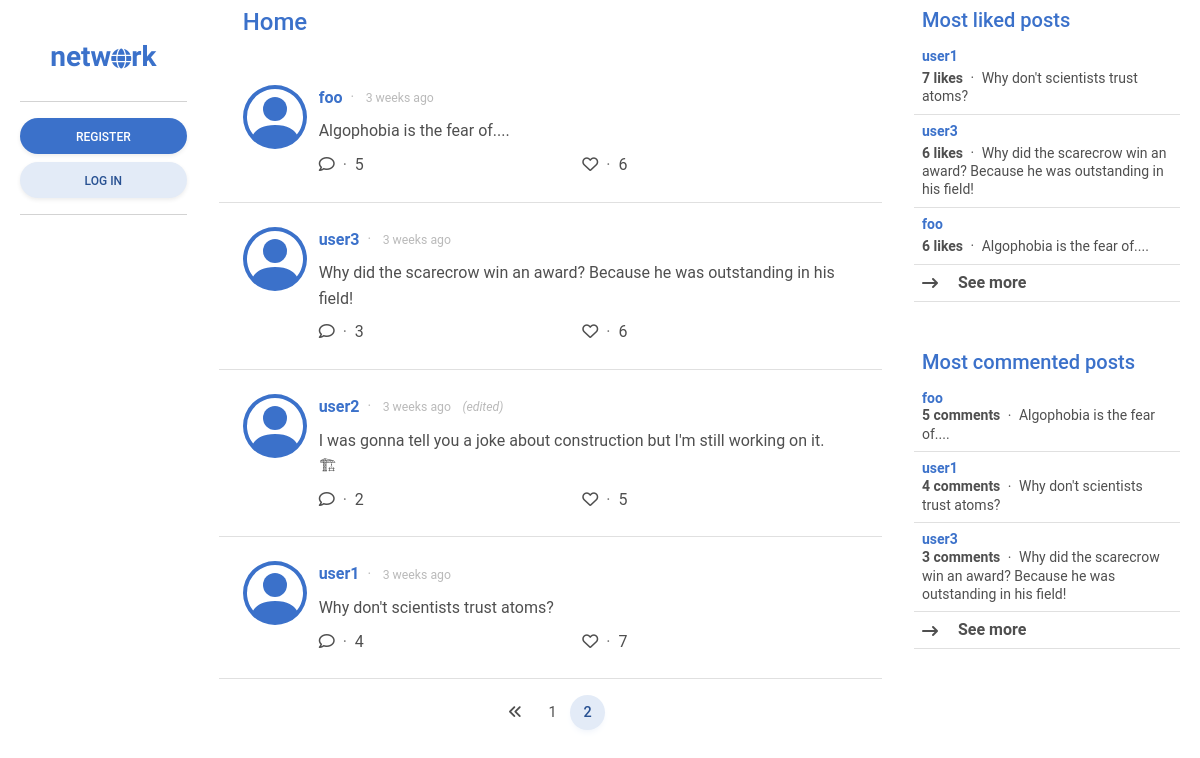
Screenshot of /?page=2 with the database file from the repository.
### network/models.py (models this page shows, shortened)
class Post(models.Model):
    content = models.CharField(max_length=255)
    poster = models.ForeignKey(User, on_delete=models.CASCADE, related_name="posts")
    likers = models.ManyToManyField(User, blank=True, related_name="likes")
    date_posted = models.DateTimeField(auto_now_add=True)
    edited = models.BooleanField(default=False)
    def most_liked_posts():
        posts = Post.objects.annotate(likes_count=Count('likers'))
        return posts.order_by('-likes_count')
    def most_commented_posts():
        posts = Post.objects.annotate(comment_count=Count('comments'))
        return posts.order_by('-comment_count')
    class Meta:
        ordering = ["-date_posted"]

class User(AbstractUser):
    pass
    date_joined = models.DateTimeField(auto_now_add=True)
    following = models.ManyToManyField("self", blank=True, related_name="followers", symmetrical=False)
    def most_followed_users():
        users = User.objects.annotate(follower_count=Count('followers'))
        return users.order_by('-follower_count')

### network/views.py (the view)
# urls.py: path("", views.index, name="index"),
def index(request):
    most_followed_users = User.most_followed_users()
    most_liked_posts = Post.most_liked_posts()
    most_commented_posts = Post.most_commented_posts()
    posts = Post.objects.all()
    p = Paginator(posts, 10)
    page_number = request.GET.get("page")
    page_posts = p.get_page(page_number)
    return render(request, "network/index.html", {
        "most_followed_users": most_followed_users,
        "most_liked_posts": most_liked_posts,
        "most_commented_posts": most_commented_posts,
        "posts": page_posts,
    })

### network/templates/network/index.html
{% extends "network/layout.html" %}
{% block sidebar_left %}
    {% include "network/sidebar_left.html" %}
{% endblock %}
{% block main %}
    {% url 'index' as index %}
    {% url 'following' as following %}
    {% url 'likes' as likes %}
    {% if request.path == index %}
    {% include "network/posts.html" with posts=posts headline="Home" %}
    {% elif request.path == following %}
    {% include "network/posts.html" with posts=posts headline="Following" %}
    {% elif request.path == likes %}
    {% include "network/posts.html" with posts=posts headline="Likes" %}
    {% elif request.path == login %}
    {% include "network/login.html" %}
    {% elif request.path == register %}
    {% include "network/register.html" %}
    {% endif %}
    {% include "network/pagination.html" with posts=posts %}
{% endblock %}
{% block sidebar_right %}
    {% include "network/sidebar_right.html" %}
{% endblock %}

### network/templates/network/posts.html (shortened to what this page needs)
{% load humanize %}
{% if headline %}
<div class="h4 mb-0 pb-4 px-4 pt-2 sticky-top transparan text-primary">
    {{ headline }}
</div>
{% endif %}
{% if not posts %}
<div class="container p-0">
    <h5 class="text-center p-3">
        No posts yet.
    </h5>
</div>
{% else %}
{% for post in posts %}
<div class="container border-bottom post" id="post_id_{{ post.id }}">
    <div class="row p-4">
        <div class="col-auto p-0">
            <a href="{% url 'profile' user=post.poster.username %}">
            </a>
        </div>
        <div class="col align-self-center">
            <a class="row" href="{% url 'post' id=post.id %}">
                <div class="d-flex justify-content-start">
                    <div class="text-primary fw-bold text-decoration-none align-middle">
                        {{ post.poster.username }}
                    </div>
                    <div class="small text-muted opacity-50 align-self-center">
                        <span class="mx-2 align-self-center">&#183;</span>
                        <span class="small align-self-center">{{ post.date_posted|naturaltime }}</span>
                        <span class="ms-2 small align-self-center fst-italic" id="editedStatus_{{ post.id }}">
                            {% if post.edited %}
                            (edited)
                            {% endif %}
                        </span>
                    </div>
                </div>
                <div class="my-2 text-body" id="og_{{post.id}}">{{ post.content }}</div>
            </a>
            <div class="row">
                <div class="row">
                    <div class="col">
                        <div role="button" data-mdb-toggle="modal" data-mdb-target="#comment_list_modal_{{ post.id }}">
                            <i class="fa-regular fa-comment"></i>
                            <span class="mx-1 text-muted">&#183;</span>
                            {% if post.comments.count %}
                            {{ post.comments.count }}
                            {% else %}
                            0
                            {% endif %}
                        </div>
                    </div>
                    <div class="col">
                        <span id="likes_button_{{ post.id }}" role="button" onclick="likePost({{ post.id }})">
                            <i
                            {% if user.is_authenticated %}
                                {% if user in post.likers.all %}
                                class="fa-solid fa-heart text-danger"
                                {% endif %}
                                class="fa-regular fa-heart"
                            {% else %}
                            class="fa-regular fa-heart" role="button" data-mdb-toggle="modal" data-mdb-target="#like_post_{{ post.id }}"
                            {% endif %}>
                            </i>
                        </span>
                        <span class="mx-1 text-muted">&#183;</span>
                        <span role="button" data-mdb-toggle="modal" data-mdb-target="#likers_list_modal_{{ post.id }}" id="likes_number_{{ post.id }}">
                            {% if post.likers.count %}
                            {{ post.likers.count }}
                            {% else %}
                            0
                            {% endif %}
                        </span>
                    </div>
                </div>
            </div>
        </div>
    </div>
</div>
{% endfor %}
{% endif %}

### network/templates/network/sidebar_right.html (shortened to what this page needs)
<div class="mb-5 lh-sm">
    <div class="h5 px-2 text-primary sticky-top transparan">Most liked posts</div>
    <div class="list-group list-group-light list-group-small">
        {% for post in most_liked_posts|slice:":3" %}
        <div class="post p-2 border-bottom small">
            <a href="{% url 'post' id=post.id %}" class="text-body text-decoration-none align-middle">
                <div class="text-primary fw-bold mb-1">{{ post.poster.username }}</div>
                <span class="fw-bold">{{ post.likers.count }} likes</span>
                <span class="mx-1 align-middle">&#183;</span>
                <span>{{post.content}}</span>
            </a>
        </div>
        {% endfor %}
        <div class="fw-bold post p-2 border-bottom" role="button" data-mdb-toggle="modal" data-mdb-target="#most_liked_posts">
            <i class="align-middle me-3 fa-solid fa-arrow-right-long"></i>
            See more
        </div>
    </div>
</div>
<div class="lh-sm">
    <div class="h5 px-2 text-primary">Most commented posts</div>
    <div class="list-group list-group-light list-group-small">
        {% for post in most_commented_posts|slice:":3" %}
        <div class="post p-2 border-bottom small">
            <a href="{% url 'post' id=post.id %}" class="text-body text-decoration-none align-middle">
                <div class="text-primary fw-bold">{{ post.poster.username }}</div>
                <span class="fw-bold">{{ post.comments.count }} comments</span>
                <span class="mx-1 align-middle">&#183;</span>
                {{ post.content }}
            </a>
        </div>
        {% endfor %}
        <div class="fw-bold post p-2 border-bottom" role="button" data-mdb-toggle="modal" data-mdb-target="#most_commented_posts">
            <i class="align-middle me-3 fa-solid fa-arrow-right-long"></i>
            See more
        </div>
    </div>
</div>

### network/static/network/styles.css (style rules this page uses)
.transparan { background: rgba(255, 255, 255, 0.75); backdrop-filter: blur(2px); }

### rows the page displays
Post: poster.username "foo", date_posted "3 weeks ago", content "Algophobia is the fear of....", comments.count "5", likers.count "6"
Post: poster.username "user3", date_posted "3 weeks ago", content "Why did the scarecrow win an award? Because he was outstanding in his field!", comments.count "3", likers.count "6"
Post: poster.username "user2", date_posted "3 weeks ago", edited "(edited)", content "I was gonna tell you a joke about construction but I'm still working on it. 🏗", comments.count "2", likers.count "5"
Post: poster.username "user1", date_posted "3 weeks ago", content "Why don't scientists trust atoms?", comments.count "4", likers.count "7"

### other values shown
{{ headline }} "Home"
{{ posts.number|add:"-1" }} "1"
{{ posts.number }} "2"
